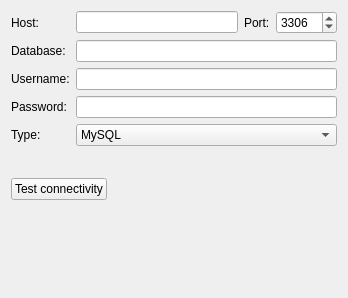
<ui version="4.0" >
 <class>DatabaseDlg</class>
 <widget class="QWidget" name="DatabaseDlg" >
  <property name="geometry" >
   <rect>
    <x>0</x>
    <y>0</y>
    <width>348</width>
    <height>298</height>
   </rect>
  </property>
  <property name="windowTitle" >
   <string>Database Setup</string>
  </property>
  <layout class="QGridLayout" >
   <item row="0" column="2" >
    <widget class="QLabel" name="textLabel6" >
     <property name="text" >
      <string>Port:</string>
     </property>
     <property name="wordWrap" >
      <bool>false</bool>
     </property>
    </widget>
   </item>
   <item row="0" column="0" >
    <widget class="QLabel" name="textLabel1" >
     <property name="text" >
      <string>Host:</string>
     </property>
     <property name="wordWrap" >
      <bool>false</bool>
     </property>
    </widget>
   </item>
   <item row="0" column="1" >
    <widget class="QLineEdit" name="edHost" />
   </item>
   <item row="1" column="0" >
    <widget class="QLabel" name="textLabel2" >
     <property name="text" >
      <string>Database:</string>
     </property>
     <property name="wordWrap" >
      <bool>false</bool>
     </property>
    </widget>
   </item>
   <item row="3" column="1" colspan="3" >
    <widget class="QLineEdit" name="edPass" >
     <property name="echoMode" >
      <enum>QLineEdit::Password</enum>
     </property>
    </widget>
   </item>
   <item row="2" column="0" >
    <widget class="QLabel" name="textLabel3" >
     <property name="text" >
      <string>Username:</string>
     </property>
     <property name="wordWrap" >
      <bool>false</bool>
     </property>
    </widget>
   </item>
   <item row="3" column="0" >
    <widget class="QLabel" name="textLabel4" >
     <property name="text" >
      <string>Password:</string>
     </property>
     <property name="wordWrap" >
      <bool>false</bool>
     </property>
    </widget>
   </item>
   <item row="1" column="1" colspan="3" >
    <widget class="QLineEdit" name="edName" />
   </item>
   <item row="2" column="1" colspan="3" >
    <widget class="QLineEdit" name="edUser" />
   </item>
   <item row="0" column="3" >
    <widget class="QSpinBox" name="edPort" >
     <property name="maximum" >
      <number>99999</number>
     </property>
     <property name="value" >
      <number>3306</number>
     </property>
    </widget>
   </item>
   <item row="4" column="0" >
    <widget class="QLabel" name="textLabel5" >
     <property name="text" >
      <string>Type:</string>
     </property>
     <property name="wordWrap" >
      <bool>false</bool>
     </property>
    </widget>
   </item>
   <item row="4" column="1" colspan="3" >
    <widget class="QComboBox" name="cbType" >
     <item>
      <property name="text" >
       <string>MySQL</string>
      </property>
     </item>
     <item>
      <property name="text" >
       <string>PostgreSQL</string>
      </property>
     </item>
    </widget>
   </item>
   <item row="7" column="1" >
    <spacer name="spacer1" >
     <property name="orientation" >
      <enum>Qt::Vertical</enum>
     </property>
     <property name="sizeType" >
      <enum>QSizePolicy::Expanding</enum>
     </property>
     <property name="sizeHint" stdset="0" >
      <size>
       <width>21</width>
       <height>100</height>
      </size>
     </property>
    </spacer>
   </item>
   <item row="5" column="1" >
    <spacer name="spacer1_2" >
     <property name="orientation" >
      <enum>Qt::Vertical</enum>
     </property>
     <property name="sizeType" >
      <enum>QSizePolicy::Expanding</enum>
     </property>
     <property name="sizeHint" stdset="0" >
      <size>
       <width>21</width>
       <height>40</height>
      </size>
     </property>
    </spacer>
   </item>
   <item row="6" column="0" colspan="2" >
    <widget class="QPushButton" name="btnTest" >
     <property name="sizePolicy" >
      <sizepolicy vsizetype="Fixed" hsizetype="Fixed" >
       <horstretch>0</horstretch>
       <verstretch>0</verstretch>
      </sizepolicy>
     </property>
     <property name="text" >
      <string>Test connectivity</string>
     </property>
    </widget>
   </item>
  </layout>
 </widget>
 <layoutdefault spacing="6" margin="11" />
 <tabstops>
  <tabstop>edHost</tabstop>
  <tabstop>edPort</tabstop>
  <tabstop>edName</tabstop>
  <tabstop>edUser</tabstop>
  <tabstop>edPass</tabstop>
  <tabstop>cbType</tabstop>
  <tabstop>btnTest</tabstop>
 </tabstops>
 <resources/>
 <connections>
  <connection>
   <sender>btnTest</sender>
   <signal>clicked()</signal>
   <receiver>DatabaseDlg</receiver>
   <slot>testConnectivity()</slot>
   <hints>
    <hint type="sourcelabel" >
     <x>20</x>
     <y>20</y>
    </hint>
    <hint type="destinationlabel" >
     <x>20</x>
     <y>20</y>
    </hint>
   </hints>
  </connection>
 </connections>
</ui>
